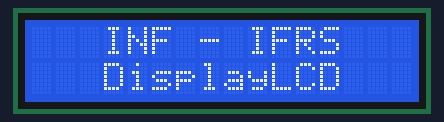
Recording of a sketch running on a simulated Arduino Uno, built with avr-gcc and run on an emulated ATmega328P. Shown: 16×2 character LCD.

Above: at 0.1 s.
At 5.21 s:
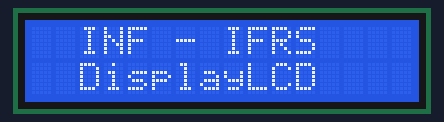
At 6.11 s:
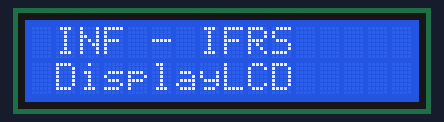
At 7.31 s:
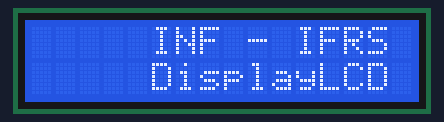
At 8.21 s:
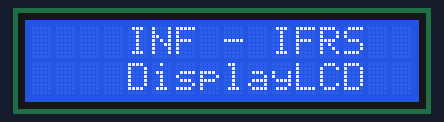

Measured:
- by itself, everything shown: repeats every 8.6 s, in 12 steps

The sketch:

DisplayLCD.ino
```cpp
/*
  Exemplo: 02-Components/DisplayLCD
*/

//Carrega a biblioteca LiquidCrystal
#include <LiquidCrystal.h>

//Define os pinos que serão utilizados para ligação ao display
LiquidCrystal lcd(12, 11, 5, 4, 3, 2);

// A função setup é executada uma vez quando forem pressionados os botões de reset ou de power on na placa
void setup()
{
  //Define o número de colunas (16) e linhas (2) do LCD
  lcd.begin(16, 2);
}

// A função loop é executada de forma repetida sem parada
void loop()
{
  //Display LCD: Limpa a tela
  lcd.clear();

  lcd.setCursor(3, 0);        //Display LCD: Posiciona o cursor na coluna 3, linha 0
  lcd.print("INF - IFRS");    //Display LCD: Escreve no display a string "INF - IFRS"
  lcd.setCursor(3, 1);        //Display LCD: Posiciona o cursor na coluna 3, linha 1
  lcd.print("DisplayLCD");    //Display LCD: Escreve no display a string "DisplayLCD"
  delay(5000);

  //Rolagem para a esquerda
  for (int posicao = 0; posicao < 3; posicao++)
  {
    lcd.scrollDisplayLeft();
    delay(300);
  }

  //Rolagem para a direita
  for (int posicao = 0; posicao < 6; posicao++)
  {
    lcd.scrollDisplayRight();
    delay(300);
  }

  //Rolagem para a esquerda
  for (int posicao = 0; posicao < 3; posicao++)
  {
    lcd.scrollDisplayLeft();
    delay(300);
  }
}
```
